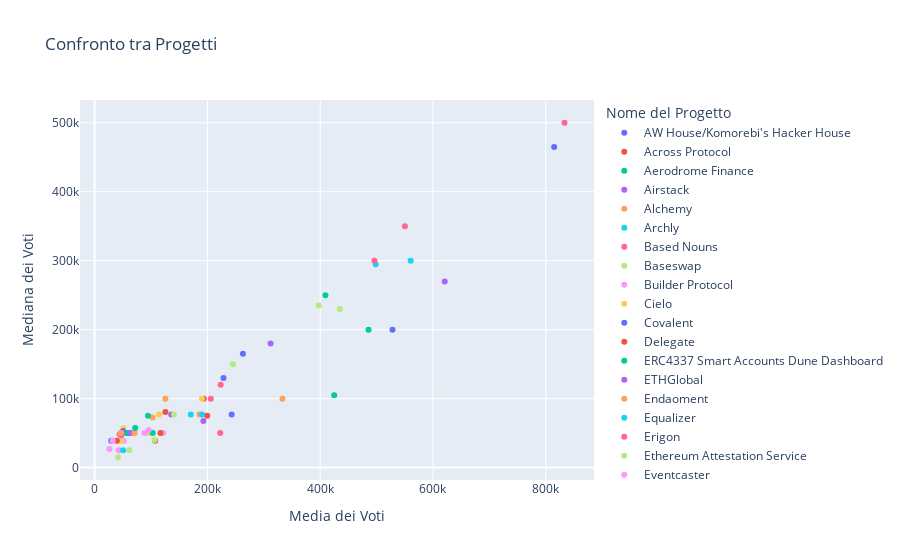

The code cell stored with this chart in its notebook:
### Code cell
df['mean_vote'] = df['votes'].apply(np.mean)
df['median_vote'] = df['votes'].apply(np.median)

fig = px.scatter(df, x='mean_vote', y='median_vote', color='project_name',
                 labels={'mean_vote': 'Media dei Voti', 'median_vote': 'Mediana dei Voti', 'project_name': 'Nome del Progetto'},
                 title='Confronto tra Progetti')

fig.show()

### Figure 1 — Plotly figure (JSON) as saved in the notebook; plotly's stock layout.template omitted (floating-point values rounded to 4 significant figures)
{"data": [{"hovertemplate": "Nome del Progetto=AW House/Komorebi's Hacker House<br>Media dei Voti=%{x}<br>Mediana dei Voti=%{y}<extra></extra>", "legendgroup": "AW House/Komorebi's Hacker House", "marker": {"color": "#636efa", "symbol": "circle"}, "mode": "markers", "name": "AW House/Komorebi's Hacker House", "orientation": "v", "showlegend": true, "type": "scatter", "x": [242980], "xaxis": "x", "y": [77000], "yaxis": "y"}, {"hovertemplate": "Nome del Progetto=Across Protocol<br>Media dei Voti=%{x}<br>Mediana dei Voti=%{y}<extra></extra>", "legendgroup": "Across Protocol", "marker": {"color": "#EF553B", "symbol": "circle"}, "mode": "markers", "name": "Across Protocol", "orientation": "v", "showlegend": true, "type": "scatter", "x": [107300.0], "xaxis": "x", "y": [39000], "yaxis": "y"}, {"hovertemplate": "Nome del Progetto=Aerodrome Finance<br>Media dei Voti=%{x}<br>Mediana dei Voti=%{y}<extra></extra>", "legendgroup": "Aerodrome Finance", "marker": {"color": "#00cc96", "symbol": "circle"}, "mode": "markers", "name": "Aerodrome Finance", "orientation": "v", "showlegend": true, "type": "scatter", "x": [424800], "xaxis": "x", "y": [105000], "yaxis": "y"}, {"hovertemplate": "Nome del Progetto=Airstack<br>Media dei Voti=%{x}<br>Mediana dei Voti=%{y}<extra></extra>", "legendgroup": "Airstack", "marker": {"color": "#ab63fa", "symbol": "circle"}, "mode": "markers", "name": "Airstack", "orientation": "v", "showlegend": true, "type": "scatter", "x": [46910.0], "xaxis": "x", "y": [47000], "yaxis": "y"}, {"hovertemplate": "Nome del Progetto=Alchemy<br>Media dei Voti=%{x}<br>Mediana dei Voti=%{y}<extra></extra>", "legendgroup": "Alchemy", "marker": {"color": "#FFA15A", "symbol": "circle"}, "mode": "markers", "name": "Alchemy", "orientation": "v", "showlegend": true, "type": "scatter", "x": [102700.0], "xaxis": "x", "y": [72500], "yaxis": "y"}, {"hovertemplate": "Nome del Progetto=Archly<br>Media dei Voti=%{x}<br>Mediana dei Voti=%{y}<extra></extra>", "legendgroup": "Archly", "marker": {"color": "#19d3f3", "symbol": "circle"}, "mode": "markers", "name": "Archly", "orientation": "v", "showlegend": true, "type": "scatter", "x": [28930.0], "xaxis": "x", "y": [39000], "yaxis": "y"}, {"hovertemplate": "Nome del Progetto=Based Nouns<br>Media dei Voti=%{x}<br>Mediana dei Voti=%{y}<extra></extra>", "legendgroup": "Based Nouns", "marker": {"color": "#FF6692", "symbol": "circle"}, "mode": "markers", "name": "Based Nouns", "orientation": "v", "showlegend": true, "type": "scatter", "x": [44380], "xaxis": "x", "y": [48500], "yaxis": "y"}, {"hovertemplate": "Nome del Progetto=Baseswap<br>Media dei Voti=%{x}<br>Mediana dei Voti=%{y}<extra></extra>", "legendgroup": "Baseswap", "marker": {"color": "#B6E880", "symbol": "circle"}, "mode": "markers", "name": "Baseswap", "orientation": "v", "showlegend": true, "type": "scatter", "x": [61590.0], "xaxis": "x", "y": [25000], "yaxis": "y"}, {"hovertemplate": "Nome del Progetto=Builder Protocol<br>Media dei Voti=%{x}<br>Mediana dei Voti=%{y}<extra></extra>", "legendgroup": "Builder Protocol", "marker": {"color": "#FF97FF", "symbol": "circle"}, "mode": "markers", "name": "Builder Protocol", "orientation": "v", "showlegend": true, "type": "scatter", "x": [121600.0], "xaxis": "x", "y": [50000], "yaxis": "y"}, {"hovertemplate": "Nome del Progetto=Cielo<br>Media dei Voti=%{x}<br>Mediana dei Voti=%{y}<extra></extra>", "legendgroup": "Cielo", "marker": {"color": "#FECB52", "symbol": "circle"}, "mode": "markers", "name": "Cielo", "orientation": "v", "showlegend": true, "type": "scatter", "x": [42390.0], "xaxis": "x", "y": [39000], "yaxis": "y"}, {"hovertemplate": "Nome del Progetto=Covalent<br>Media dei Voti=%{x}<br>Mediana dei Voti=%{y}<extra></extra>", "legendgroup": "Covalent", "marker": {"color": "#636efa", "symbol": "circle"}, "mode": "markers", "name": "Covalent", "orientation": "v", "showlegend": true, "type": "scatter", "x": [59240.0], "xaxis": "x", "y": [50000], "yaxis": "y"}, {"hovertemplate": "Nome del Progetto=Delegate<br>Media dei Voti=%{x}<br>Mediana dei Voti=%{y}<extra></extra>", "legendgroup": "Delegate", "marker": {"color": "#EF553B", "symbol": "circle"}, "mode": "markers", "name": "Delegate", "orientation": "v", "showlegend": true, "type": "scatter", "x": [116700.0], "xaxis": "x", "y": [50000], "yaxis": "y"}, {"hovertemplate": "Nome del Progetto=ERC4337 Smart Accounts Dune Dashboard<br>Media dei Voti=%{x}<br>Mediana dei Voti=%{y}<extra></extra>", "legendgroup": "ERC4337 Smart Accounts Dune Dashboard", "marker": {"color": "#00cc96", "symbol": "circle"}, "mode": "markers", "name": "ERC4337 Smart Accounts Dune Dashboard", "orientation": "v", "showlegend": true, "type": "scatter", "x": [94690.0], "xaxis": "x", "y": [75000], "yaxis": "y"}, {"hovertemplate": "Nome del Progetto=ETHGlobal<br>Media dei Voti=%{x}<br>Mediana dei Voti=%{y}<extra></extra>", "legendgroup": "ETHGlobal", "marker": {"color": "#ab63fa", "symbol": "circle"}, "mode": "markers", "name": "ETHGlobal", "orientation": "v", "showlegend": true, "type": "scatter", "x": [620800.0], "xaxis": "x", "y": [270000], "yaxis": "y"}, {"hovertemplate": "Nome del Progetto=Endaoment<br>Media dei Voti=%{x}<br>Mediana dei Voti=%{y}<extra></extra>", "legendgroup": "Endaoment", "marker": {"color": "#FFA15A", "symbol": "circle"}, "mode": "markers", "name": "Endaoment", "orientation": "v", "showlegend": true, "type": "scatter", "x": [186000.0], "xaxis": "x", "y": [77000], "yaxis": "y"}, {"hovertemplate": "Nome del Progetto=Equalizer<br>Media dei Voti=%{x}<br>Mediana dei Voti=%{y}<extra></extra>", "legendgroup": "Equalizer", "marker": {"color": "#19d3f3", "symbol": "circle"}, "mode": "markers", "name": "Equalizer", "orientation": "v", "showlegend": true, "type": "scatter", "x": [49410.0], "xaxis": "x", "y": [50000], "yaxis": "y"}, {"hovertemplate": "Nome del Progetto=Erigon<br>Media dei Voti=%{x}<br>Mediana dei Voti=%{y}<extra></extra>", "legendgroup": "Erigon", "marker": {"color": "#FF6692", "symbol": "circle"}, "mode": "markers", "name": "Erigon", "orientation": "v", "showlegend": true, "type": "scatter", "x": [550300.0], "xaxis": "x", "y": [350000], "yaxis": "y"}, {"hovertemplate": "Nome del Progetto=Ethereum Attestation Service<br>Media dei Voti=%{x}<br>Mediana dei Voti=%{y}<extra></extra>", "legendgroup": "Ethereum Attestation Service", "marker": {"color": "#B6E880", "symbol": "circle"}, "mode": "markers", "name": "Ethereum Attestation Service", "orientation": "v", "showlegend": true, "type": "scatter", "x": [434700.0], "xaxis": "x", "y": [230000], "yaxis": "y"}, {"hovertemplate": "Nome del Progetto=Eventcaster<br>Media dei Voti=%{x}<br>Mediana dei Voti=%{y}<extra></extra>", "legendgroup": "Eventcaster", "marker": {"color": "#FF97FF", "symbol": "circle"}, "mode": "markers", "name": "Eventcaster", "orientation": "v", "showlegend": true, "type": "scatter", "x": [42670.0], "xaxis": "x", "y": [25000], "yaxis": "y"}, {"hovertemplate": "Nome del Progetto=Flipside Crypto<br>Media dei Voti=%{x}<br>Mediana dei Voti=%{y}<extra></extra>", "legendgroup": "Flipside Crypto", "marker": {"color": "#FECB52", "symbol": "circle"}, "mode": "markers", "name": "Flipside Crypto", "orientation": "v", "showlegend": true, "type": "scatter", "x": [94890.0], "xaxis": "x", "y": [50000], "yaxis": "y"}, {"hovertemplate": "Nome del Progetto=Frame<br>Media dei Voti=%{x}<br>Mediana dei Voti=%{y}<extra></extra>", "legendgroup": "Frame", "marker": {"color": "#636efa", "symbol": "circle"}, "mode": "markers", "name": "Frame", "orientation": "v", "showlegend": true, "type": "scatter", "x": [228600.0], "xaxis": "x", "y": [130000], "yaxis": "y"}, {"hovertemplate": "Nome del Progetto=Galxe<br>Media dei Voti=%{x}<br>Mediana dei Voti=%{y}<extra></extra>", "legendgroup": "Galxe", "marker": {"color": "#EF553B", "symbol": "circle"}, "mode": "markers", "name": "Galxe", "orientation": "v", "showlegend": true, "type": "scatter", "x": [125600.0], "xaxis": "x", "y": [80500], "yaxis": "y"}, {"hovertemplate": "Nome del Progetto=Gaslite<br>Media dei Voti=%{x}<br>Mediana dei Voti=%{y}<extra></extra>", "legendgroup": "Gaslite", "marker": {"color": "#00cc96", "symbol": "circle"}, "mode": "markers", "name": "Gaslite", "orientation": "v", "showlegend": true, "type": "scatter", "x": [56775], "xaxis": "x", "y": [50000], "yaxis": "y"}, {"hovertemplate": "Nome del Progetto=Gelato<br>Media dei Voti=%{x}<br>Mediana dei Voti=%{y}<extra></extra>", "legendgroup": "Gelato", "marker": {"color": "#ab63fa", "symbol": "circle"}, "mode": "markers", "name": "Gelato", "orientation": "v", "showlegend": true, "type": "scatter", "x": [135800.0], "xaxis": "x", "y": [77000], "yaxis": "y"}, {"hovertemplate": "Nome del Progetto=Guild.xyz<br>Media dei Voti=%{x}<br>Mediana dei Voti=%{y}<extra></extra>", "legendgroup": "Guild.xyz", "marker": {"color": "#FFA15A", "symbol": "circle"}, "mode": "markers", "name": "Guild.xyz", "orientation": "v", "showlegend": true, "type": "scatter", "x": [125500.0], "xaxis": "x", "y": [100000], "yaxis": "y"}, {"hovertemplate": "Nome del Progetto=Hardhat<br>Media dei Voti=%{x}<br>Mediana dei Voti=%{y}<extra></extra>", "legendgroup": "Hardhat", "marker": {"color": "#19d3f3", "symbol": "circle"}, "mode": "markers", "name": "Hardhat", "orientation": "v", "showlegend": true, "type": "scatter", "x": [498440], "xaxis": "x", "y": [295000], "yaxis": "y"}, {"hovertemplate": "Nome del Progetto=Hop DAO<br>Media dei Voti=%{x}<br>Mediana dei Voti=%{y}<extra></extra>", "legendgroup": "Hop DAO", "marker": {"color": "#FF6692", "symbol": "circle"}, "mode": "markers", "name": "Hop DAO", "orientation": "v", "showlegend": true, "type": "scatter", "x": [222800.0], "xaxis": "x", "y": [50000], "yaxis": "y"}, {"hovertemplate": "Nome del Progetto=IPFS<br>Media dei Voti=%{x}<br>Mediana dei Voti=%{y}<extra></extra>", "legendgroup": "IPFS", "marker": {"color": "#B6E880", "symbol": "circle"}, "mode": "markers", "name": "IPFS", "orientation": "v", "showlegend": true, "type": "scatter", "x": [397400.0], "xaxis": "x", "y": [235000], "yaxis": "y"}, {"hovertemplate": "Nome del Progetto=Interface<br>Media dei Voti=%{x}<br>Mediana dei Voti=%{y}<extra></extra>", "legendgroup": "Interface", "marker": {"color": "#FF97FF", "symbol": "circle"}, "mode": "markers", "name": "Interface", "orientation": "v", "showlegend": true, "type": "scatter", "x": [51690.0], "xaxis": "x", "y": [39000], "yaxis": "y"}, {"hovertemplate": "Nome del Progetto=LandTorn - Lorak<br>Media dei Voti=%{x}<br>Mediana dei Voti=%{y}<extra></extra>", "legendgroup": "LandTorn - Lorak", "marker": {"color": "#FECB52", "symbol": "circle"}, "mode": "markers", "name": "LandTorn - Lorak", "orientation": "v", "showlegend": true, "type": "scatter", "x": [46710.0], "xaxis": "x", "y": [39000], "yaxis": "y"}, {"hovertemplate": "Nome del Progetto=Lattice (OPCraft & MUD)<br>Media dei Voti=%{x}<br>Mediana dei Voti=%{y}<extra></extra>", "legendgroup": "Lattice (OPCraft & MUD)", "marker": {"color": "#636efa", "symbol": "circle"}, "mode": "markers", "name": "Lattice (OPCraft & MUD)", "orientation": "v", "showlegend": true, "type": "scatter", "x": [528200.0], "xaxis": "x", "y": [200000], "yaxis": "y"}, {"hovertemplate": "Nome del Progetto=Launchcaster<br>Media dei Voti=%{x}<br>Mediana dei Voti=%{y}<extra></extra>", "legendgroup": "Launchcaster", "marker": {"color": "#EF553B", "symbol": "circle"}, "mode": "markers", "name": "Launchcaster", "orientation": "v", "showlegend": true, "type": "scatter", "x": [39350.0], "xaxis": "x", "y": [39000], "yaxis": "y"}, {"hovertemplate": "Nome del Progetto=Layer3<br>Media dei Voti=%{x}<br>Mediana dei Voti=%{y}<extra></extra>", "legendgroup": "Layer3", "marker": {"color": "#00cc96", "symbol": "circle"}, "mode": "markers", "name": "Layer3", "orientation": "v", "showlegend": true, "type": "scatter", "x": [102990], "xaxis": "x", "y": [50000], "yaxis": "y"}, {"hovertemplate": "Nome del Progetto=LearnWeb3<br>Media dei Voti=%{x}<br>Mediana dei Voti=%{y}<extra></extra>", "legendgroup": "LearnWeb3", "marker": {"color": "#ab63fa", "symbol": "circle"}, "mode": "markers", "name": "LearnWeb3", "orientation": "v", "showlegend": true, "type": "scatter", "x": [64360.0], "xaxis": "x", "y": [50000], "yaxis": "y"}, {"hovertemplate": "Nome del Progetto=Lore<br>Media dei Voti=%{x}<br>Mediana dei Voti=%{y}<extra></extra>", "legendgroup": "Lore", "marker": {"color": "#FFA15A", "symbol": "circle"}, "mode": "markers", "name": "Lore", "orientation": "v", "showlegend": true, "type": "scatter", "x": [70880.0], "xaxis": "x", "y": [50000], "yaxis": "y"}, {"hovertemplate": "Nome del Progetto=Messari<br>Media dei Voti=%{x}<br>Mediana dei Voti=%{y}<extra></extra>", "legendgroup": "Messari", "marker": {"color": "#19d3f3", "symbol": "circle"}, "mode": "markers", "name": "Messari", "orientation": "v", "showlegend": true, "type": "scatter", "x": [50520.0], "xaxis": "x", "y": [25000], "yaxis": "y"}, {"hovertemplate": "Nome del Progetto=Mirror<br>Media dei Voti=%{x}<br>Mediana dei Voti=%{y}<extra></extra>", "legendgroup": "Mirror", "marker": {"color": "#FF6692", "symbol": "circle"}, "mode": "markers", "name": "Mirror", "orientation": "v", "showlegend": true, "type": "scatter", "x": [223500.0], "xaxis": "x", "y": [120000], "yaxis": "y"}, {"hovertemplate": "Nome del Progetto=Modular Crypto<br>Media dei Voti=%{x}<br>Mediana dei Voti=%{y}<extra></extra>", "legendgroup": "Modular Crypto", "marker": {"color": "#B6E880", "symbol": "circle"}, "mode": "markers", "name": "Modular Crypto", "orientation": "v", "showlegend": true, "type": "scatter", "x": [41440.0], "xaxis": "x", "y": [15000], "yaxis": "y"}, {"hovertemplate": "Nome del Progetto=Moonwell<br>Media dei Voti=%{x}<br>Mediana dei Voti=%{y}<extra></extra>", "legendgroup": "Moonwell", "marker": {"color": "#FF97FF", "symbol": "circle"}, "mode": "markers", "name": "Moonwell", "orientation": "v", "showlegend": true, "type": "scatter", "x": [95790.0], "xaxis": "x", "y": [54500], "yaxis": "y"}, {"hovertemplate": "Nome del Progetto=Moso<br>Media dei Voti=%{x}<br>Mediana dei Voti=%{y}<extra></extra>", "legendgroup": "Moso", "marker": {"color": "#FECB52", "symbol": "circle"}, "mode": "markers", "name": "Moso", "orientation": "v", "showlegend": true, "type": "scatter", "x": [51450.0], "xaxis": "x", "y": [57000], "yaxis": "y"}, {"hovertemplate": "Nome del Progetto=OP Reth<br>Media dei Voti=%{x}<br>Mediana dei Voti=%{y}<extra></extra>", "legendgroup": "OP Reth", "marker": {"color": "#636efa", "symbol": "circle"}, "mode": "markers", "name": "OP Reth", "orientation": "v", "showlegend": true, "type": "scatter", "x": [263000.0], "xaxis": "x", "y": [165000], "yaxis": "y"}, {"hovertemplate": "Nome del Progetto=Odos<br>Media dei Voti=%{x}<br>Mediana dei Voti=%{y}<extra></extra>", "legendgroup": "Odos", "marker": {"color": "#EF553B", "symbol": "circle"}, "mode": "markers", "name": "Odos", "orientation": "v", "showlegend": true, "type": "scatter", "x": [48790], "xaxis": "x", "y": [50000], "yaxis": "y"}, {"hovertemplate": "Nome del Progetto=OpenZeppelin Contracts<br>Media dei Voti=%{x}<br>Mediana dei Voti=%{y}<extra></extra>", "legendgroup": "OpenZeppelin Contracts", "marker": {"color": "#00cc96", "symbol": "circle"}, "mode": "markers", "name": "OpenZeppelin Contracts", "orientation": "v", "showlegend": true, "type": "scatter", "x": [409300.0], "xaxis": "x", "y": [250000], "yaxis": "y"}, {"hovertemplate": "Nome del Progetto=Otterscan<br>Media dei Voti=%{x}<br>Mediana dei Voti=%{y}<extra></extra>", "legendgroup": "Otterscan", "marker": {"color": "#ab63fa", "symbol": "circle"}, "mode": "markers", "name": "Otterscan", "orientation": "v", "showlegend": true, "type": "scatter", "x": [312000.0], "xaxis": "x", "y": [180000], "yaxis": "y"}, {"hovertemplate": "Nome del Progetto=Ponder<br>Media dei Voti=%{x}<br>Mediana dei Voti=%{y}<extra></extra>", "legendgroup": "Ponder", "marker": {"color": "#FFA15A", "symbol": "circle"}, "mode": "markers", "name": "Ponder", "orientation": "v", "showlegend": true, "type": "scatter", "x": [46690.0], "xaxis": "x", "y": [50000], "yaxis": "y"}, {"hovertemplate": "Nome del Progetto=Rainbow Wallet<br>Media dei Voti=%{x}<br>Mediana dei Voti=%{y}<extra></extra>", "legendgroup": "Rainbow Wallet", "marker": {"color": "#19d3f3", "symbol": "circle"}, "mode": "markers", "name": "Rainbow Wallet", "orientation": "v", "showlegend": true, "type": "scatter", "x": [170500.0], "xaxis": "x", "y": [77000], "yaxis": "y"}, {"hovertemplate": "Nome del Progetto=RainbowKit<br>Media dei Voti=%{x}<br>Mediana dei Voti=%{y}<extra></extra>", "legendgroup": "RainbowKit", "marker": {"color": "#FF6692", "symbol": "circle"}, "mode": "markers", "name": "RainbowKit", "orientation": "v", "showlegend": true, "type": "scatter", "x": [206000.0], "xaxis": "x", "y": [100000], "yaxis": "y"}, {"hovertemplate": "Nome del Progetto=Revoke.cash<br>Media dei Voti=%{x}<br>Mediana dei Voti=%{y}<extra></extra>", "legendgroup": "Revoke.cash", "marker": {"color": "#B6E880", "symbol": "circle"}, "mode": "markers", "name": "Revoke.cash", "orientation": "v", "showlegend": true, "type": "scatter", "x": [245200.0], "xaxis": "x", "y": [150000], "yaxis": "y"}, {"hovertemplate": "Nome del Progetto=Rollup.codes<br>Media dei Voti=%{x}<br>Mediana dei Voti=%{y}<extra></extra>", "legendgroup": "Rollup.codes", "marker": {"color": "#FF97FF", "symbol": "circle"}, "mode": "markers", "name": "Rollup.codes", "orientation": "v", "showlegend": true, "type": "scatter", "x": [88050.0], "xaxis": "x", "y": [50000], "yaxis": "y"}, {"hovertemplate": "Nome del Progetto=Socket<br>Media dei Voti=%{x}<br>Mediana dei Voti=%{y}<extra></extra>", "legendgroup": "Socket", "marker": {"color": "#FECB52", "symbol": "circle"}, "mode": "markers", "name": "Socket", "orientation": "v", "showlegend": true, "type": "scatter", "x": [114080], "xaxis": "x", "y": [77000], "yaxis": "y"}, {"hovertemplate": "Nome del Progetto=Solidity<br>Media dei Voti=%{x}<br>Mediana dei Voti=%{y}<extra></extra>", "legendgroup": "Solidity", "marker": {"color": "#636efa", "symbol": "circle"}, "mode": "markers", "name": "Solidity", "orientation": "v", "showlegend": true, "type": "scatter", "x": [814900.0], "xaxis": "x", "y": [465000], "yaxis": "y"}, {"hovertemplate": "Nome del Progetto=Splits<br>Media dei Voti=%{x}<br>Mediana dei Voti=%{y}<extra></extra>", "legendgroup": "Splits", "marker": {"color": "#EF553B", "symbol": "circle"}, "mode": "markers", "name": "Splits", "orientation": "v", "showlegend": true, "type": "scatter", "x": [193400.0], "xaxis": "x", "y": [100000], "yaxis": "y"}, {"hovertemplate": "Nome del Progetto=Superscan<br>Media dei Voti=%{x}<br>Mediana dei Voti=%{y}<extra></extra>", "legendgroup": "Superscan", "marker": {"color": "#00cc96", "symbol": "circle"}, "mode": "markers", "name": "Superscan", "orientation": "v", "showlegend": true, "type": "scatter", "x": [71860.0], "xaxis": "x", "y": [57500], "yaxis": "y"}, {"hovertemplate": "Nome del Progetto=Surreal<br>Media dei Voti=%{x}<br>Mediana dei Voti=%{y}<extra></extra>", "legendgroup": "Surreal", "marker": {"color": "#ab63fa", "symbol": "circle"}, "mode": "markers", "name": "Surreal", "orientation": "v", "showlegend": true, "type": "scatter", "x": [30560.0], "xaxis": "x", "y": [39000], "yaxis": "y"}, {"hovertemplate": "Nome del Progetto=Synthetix<br>Media dei Voti=%{x}<br>Mediana dei Voti=%{y}<extra></extra>", "legendgroup": "Synthetix", "marker": {"color": "#FFA15A", "symbol": "circle"}, "mode": "markers", "name": "Synthetix", "orientation": "v", "showlegend": true, "type": "scatter", "x": [333100.0], "xaxis": "x", "y": [100000], "yaxis": "y"}, {"hovertemplate": "Nome del Progetto=Tenderly<br>Media dei Voti=%{x}<br>Mediana dei Voti=%{y}<extra></extra>", "legendgroup": "Tenderly", "marker": {"color": "#19d3f3", "symbol": "circle"}, "mode": "markers", "name": "Tenderly", "orientation": "v", "showlegend": true, "type": "scatter", "x": [190600.0], "xaxis": "x", "y": [77000], "yaxis": "y"}, {"hovertemplate": "Nome del Progetto=Test in Prod<br>Media dei Voti=%{x}<br>Mediana dei Voti=%{y}<extra></extra>", "legendgroup": "Test in Prod", "marker": {"color": "#FF6692", "symbol": "circle"}, "mode": "markers", "name": "Test in Prod", "orientation": "v", "showlegend": true, "type": "scatter", "x": [496100.0], "xaxis": "x", "y": [300000], "yaxis": "y"}, {"hovertemplate": "Nome del Progetto=Token Terminal<br>Media dei Voti=%{x}<br>Mediana dei Voti=%{y}<extra></extra>", "legendgroup": "Token Terminal", "marker": {"color": "#B6E880", "symbol": "circle"}, "mode": "markers", "name": "Token Terminal", "orientation": "v", "showlegend": true, "type": "scatter", "x": [106100.0], "xaxis": "x", "y": [40000], "yaxis": "y"}, {"hovertemplate": "Nome del Progetto=Tokepad<br>Media dei Voti=%{x}<br>Mediana dei Voti=%{y}<extra></extra>", "legendgroup": "Tokepad", "marker": {"color": "#FF97FF", "symbol": "circle"}, "mode": "markers", "name": "Tokepad", "orientation": "v", "showlegend": true, "type": "scatter", "x": [26280.0], "xaxis": "x", "y": [27000], "yaxis": "y"}, {"hovertemplate": "Nome del Progetto=Vectorized<br>Media dei Voti=%{x}<br>Mediana dei Voti=%{y}<extra></extra>", "legendgroup": "Vectorized", "marker": {"color": "#FECB52", "symbol": "circle"}, "mode": "markers", "name": "Vectorized", "orientation": "v", "showlegend": true, "type": "scatter", "x": [190500.0], "xaxis": "x", "y": [100000], "yaxis": "y"}, {"hovertemplate": "Nome del Progetto=Velocimeter<br>Media dei Voti=%{x}<br>Mediana dei Voti=%{y}<extra></extra>", "legendgroup": "Velocimeter", "marker": {"color": "#636efa", "symbol": "circle"}, "mode": "markers", "name": "Velocimeter", "orientation": "v", "showlegend": true, "type": "scatter", "x": [50150.0], "xaxis": "x", "y": [53000], "yaxis": "y"}, {"hovertemplate": "Nome del Progetto=WASD<br>Media dei Voti=%{x}<br>Mediana dei Voti=%{y}<extra></extra>", "legendgroup": "WASD", "marker": {"color": "#EF553B", "symbol": "circle"}, "mode": "markers", "name": "WASD", "orientation": "v", "showlegend": true, "type": "scatter", "x": [199700.0], "xaxis": "x", "y": [75000], "yaxis": "y"}, {"hovertemplate": "Nome del Progetto=Wagmi / Viem<br>Media dei Voti=%{x}<br>Mediana dei Voti=%{y}<extra></extra>", "legendgroup": "Wagmi / Viem", "marker": {"color": "#00cc96", "symbol": "circle"}, "mode": "markers", "name": "Wagmi / Viem", "orientation": "v", "showlegend": true, "type": "scatter", "x": [485700.0], "xaxis": "x", "y": [200000], "yaxis": "y"}, {"hovertemplate": "Nome del Progetto=Week in Ethereum News<br>Media dei Voti=%{x}<br>Mediana dei Voti=%{y}<extra></extra>", "legendgroup": "Week in Ethereum News", "marker": {"color": "#ab63fa", "symbol": "circle"}, "mode": "markers", "name": "Week in Ethereum News", "orientation": "v", "showlegend": true, "type": "scatter", "x": [192800.0], "xaxis": "x", "y": [67500], "yaxis": "y"}, {"hovertemplate": "Nome del Progetto=Xofee<br>Media dei Voti=%{x}<br>Mediana dei Voti=%{y}<extra></extra>", "legendgroup": "Xofee", "marker": {"color": "#FFA15A", "symbol": "circle"}, "mode": "markers", "name": "Xofee", "orientation": "v", "showlegend": true, "type": "scatter", "x": [47230.0], "xaxis": "x", "y": [50500], "yaxis": "y"}, {"hovertemplate": "Nome del Progetto=ethers.js<br>Media dei Voti=%{x}<br>Mediana dei Voti=%{y}<extra></extra>", "legendgroup": "ethers.js", "marker": {"color": "#19d3f3", "symbol": "circle"}, "mode": "markers", "name": "ethers.js", "orientation": "v", "showlegend": true, "type": "scatter", "x": [560500.0], "xaxis": "x", "y": [300000], "yaxis": "y"}, {"hovertemplate": "Nome del Progetto=go-ethereum<br>Media dei Voti=%{x}<br>Mediana dei Voti=%{y}<extra></extra>", "legendgroup": "go-ethereum", "marker": {"color": "#FF6692", "symbol": "circle"}, "mode": "markers", "name": "go-ethereum", "orientation": "v", "showlegend": true, "type": "scatter", "x": [833331], "xaxis": "x", "y": [500000], "yaxis": "y"}, {"hovertemplate": "Nome del Progetto=growthepie<br>Media dei Voti=%{x}<br>Mediana dei Voti=%{y}<extra></extra>", "legendgroup": "growthepie", "marker": {"color": "#B6E880", "symbol": "circle"}, "mode": "markers", "name": "growthepie", "orientation": "v", "showlegend": true, "type": "scatter", "x": [140700.0], "xaxis": "x", "y": [77000], "yaxis": "y"}, {"hovertemplate": "Nome del Progetto=rhino.fi<br>Media dei Voti=%{x}<br>Mediana dei Voti=%{y}<extra></extra>", "legendgroup": "rhino.fi", "marker": {"color": "#FF97FF", "symbol": "circle"}, "mode": "markers", "name": "rhino.fi", "orientation": "v", "showlegend": true, "type": "scatter", "x": [32190.0], "xaxis": "x", "y": [39000], "yaxis": "y"}], "layout": {"legend": {"title": {"text": "Nome del Progetto"}, "tracegroupgap": 0}, "title": {"text": "Confronto tra Progetti"}, "xaxis": {"anchor": "y", "domain": [0, 1], "title": {"text": "Media dei Voti"}}, "yaxis": {"anchor": "x", "domain": [0, 1], "title": {"text": "Mediana dei Voti"}}}}
